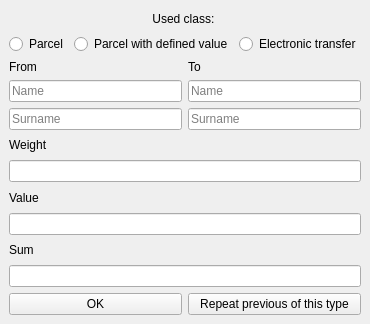
<?xml version="1.0" encoding="UTF-8"?>
<ui version="4.0">
 <class>PostHelperWindow</class>
 <widget class="QMainWindow" name="PostHelperWindow">
  <property name="geometry">
   <rect>
    <x>0</x>
    <y>0</y>
    <width>360</width>
    <height>324</height>
   </rect>
  </property>
  <property name="windowTitle">
   <string>PostHelperWindow</string>
  </property>
  <widget class="QWidget" name="centralwidget">
   <layout class="QVBoxLayout" name="verticalLayout_3">
    <item>
     <widget class="QLabel" name="usedClassLabel">
      <property name="text">
       <string>Used class: </string>
      </property>
      <property name="alignment">
       <set>Qt::AlignCenter</set>
      </property>
     </widget>
    </item>
    <item>
     <layout class="QHBoxLayout" name="horizontalLayout">
      <item>
       <widget class="QRadioButton" name="parcelRadioButton">
        <property name="text">
         <string>Parcel</string>
        </property>
       </widget>
      </item>
      <item>
       <widget class="QRadioButton" name="valueParcelRadioButton">
        <property name="text">
         <string>Parcel with defined value</string>
        </property>
       </widget>
      </item>
      <item>
       <widget class="QRadioButton" name="electronicTranferRadioButton">
        <property name="text">
         <string>Electronic transfer</string>
        </property>
       </widget>
      </item>
     </layout>
    </item>
    <item>
     <layout class="QHBoxLayout" name="horizontalLayout_2">
      <item>
       <layout class="QVBoxLayout" name="verticalLayout">
        <item>
         <widget class="QLabel" name="label">
          <property name="text">
           <string>From</string>
          </property>
         </widget>
        </item>
        <item>
         <widget class="QLineEdit" name="fromNameEdit">
          <property name="placeholderText">
           <string>Name</string>
          </property>
         </widget>
        </item>
        <item>
         <widget class="QLineEdit" name="fromSurnameEdit">
          <property name="placeholderText">
           <string>Surname</string>
          </property>
         </widget>
        </item>
       </layout>
      </item>
      <item>
       <layout class="QVBoxLayout" name="verticalLayout_2">
        <item>
         <widget class="QLabel" name="label_2">
          <property name="text">
           <string>To</string>
          </property>
         </widget>
        </item>
        <item>
         <widget class="QLineEdit" name="toNameEdit">
          <property name="text">
           <string/>
          </property>
          <property name="placeholderText">
           <string>Name</string>
          </property>
         </widget>
        </item>
        <item>
         <widget class="QLineEdit" name="toSurnameEdit">
          <property name="placeholderText">
           <string>Surname</string>
          </property>
         </widget>
        </item>
       </layout>
      </item>
     </layout>
    </item>
    <item>
     <widget class="QLabel" name="label_3">
      <property name="text">
       <string>Weight</string>
      </property>
     </widget>
    </item>
    <item>
     <widget class="QLineEdit" name="weightEdit"/>
    </item>
    <item>
     <widget class="QLabel" name="label_4">
      <property name="text">
       <string>Value</string>
      </property>
     </widget>
    </item>
    <item>
     <widget class="QLineEdit" name="valueEdit"/>
    </item>
    <item>
     <widget class="QLabel" name="label_5">
      <property name="text">
       <string>Sum</string>
      </property>
     </widget>
    </item>
    <item>
     <widget class="QLineEdit" name="sumEdit"/>
    </item>
    <item>
     <layout class="QHBoxLayout" name="horizontalLayout_3">
      <item>
       <widget class="QPushButton" name="confirmationButton">
        <property name="text">
         <string>OK</string>
        </property>
       </widget>
      </item>
      <item>
       <widget class="QPushButton" name="pushButton">
        <property name="text">
         <string>Repeat previous of this type</string>
        </property>
       </widget>
      </item>
     </layout>
    </item>
   </layout>
  </widget>
 </widget>
 <resources/>
 <connections/>
</ui>
